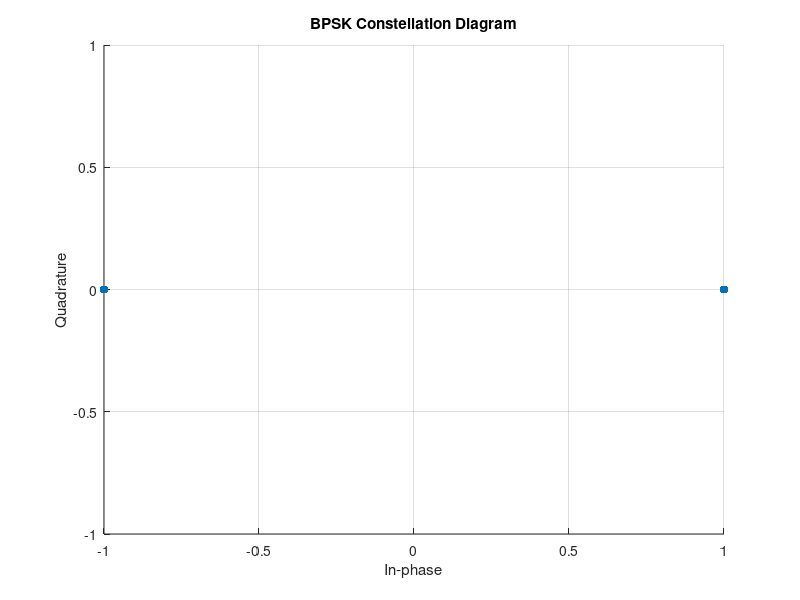
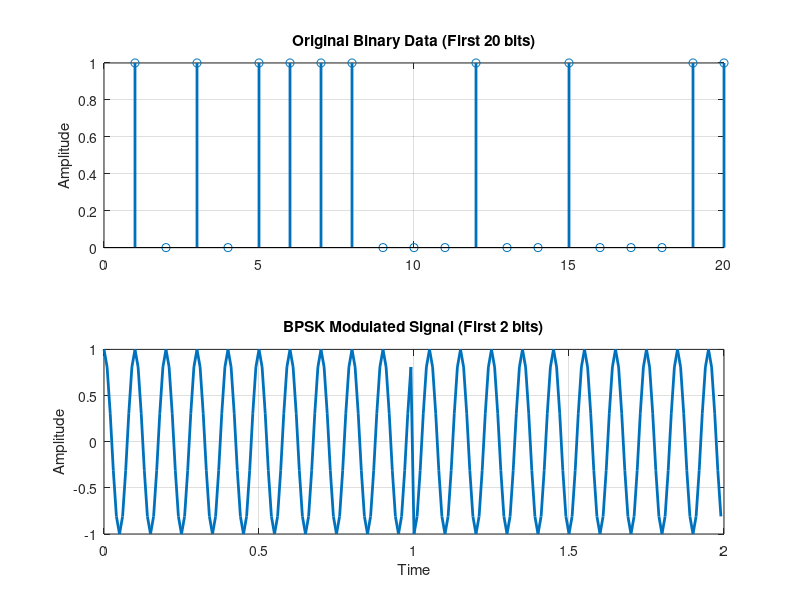
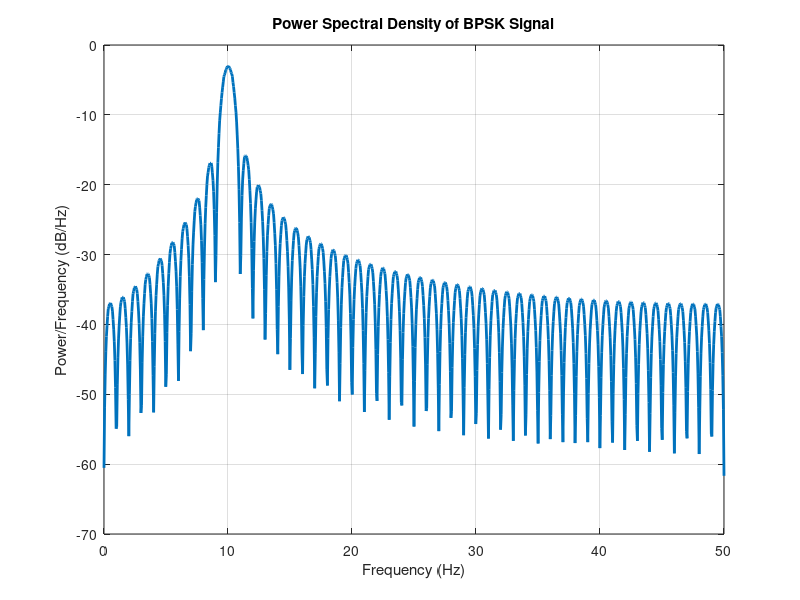
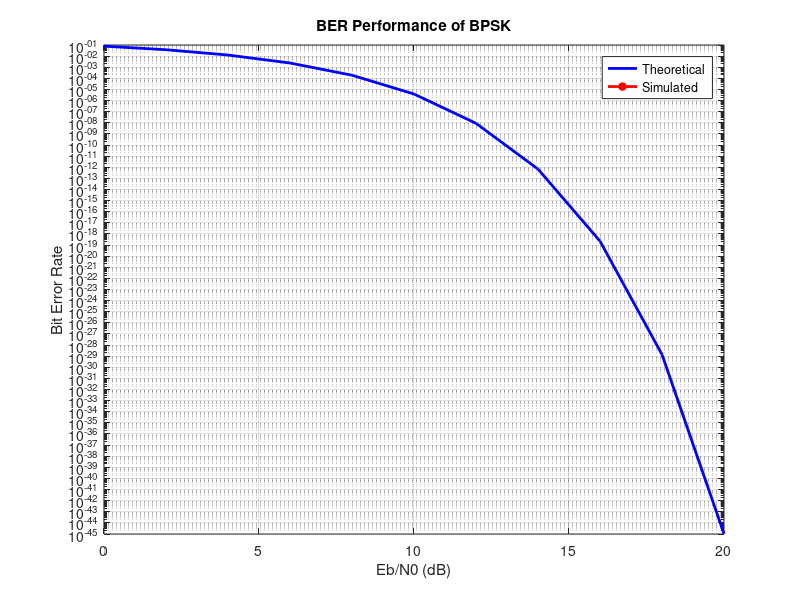

The MATLAB script that drew these images, in order:
% BPSK Modulation and Demodulation Simulation with BER Analysis
clear all;
close all;
clc;

% Simulation Parameters
N = 10000;          % Number of bits
Fs = 100;           % Sampling frequency
fc = 10;            % Carrier frequency
T = 1;              % Bit period
t = 0:1/Fs:T-1/Fs;  % Time vector for one bit
Eb = 1;             % Energy per bit

% Transmitter
% Generate random binary stream
data = randi([0 1], 1, N);

% Convert binary 0/1 to antipodal -1/+1
baseband_signal = 2*data - 1;

% Generate carrier signal
carrier = cos(2*pi*fc*t);

% Modulation
modulated_signal = [];
for i = 1:N
    modulated_bit = baseband_signal(i) * carrier;
    modulated_signal = [modulated_signal modulated_bit];
end

% Time vector for entire signal
t_total = 0:1/Fs:(N*T-1/Fs);

% Plotting
% Constellation Diagram
figure(1);
scatter(real(baseband_signal), imag(baseband_signal), 'filled');
title('BPSK Constellation Diagram');
xlabel('In-phase');
ylabel('Quadrature');
grid on;

% Baseband and Passband Signals
figure(2);
subplot(2,1,1);
stem(data(1:20), 'LineWidth', 2);
title('Original Binary Data (First 20 bits)');
ylabel('Amplitude');
grid on;

subplot(2,1,2);
plot(t_total(1:200), modulated_signal(1:200), 'LineWidth', 2);
title('BPSK Modulated Signal (First 2 bits)');
xlabel('Time');
ylabel('Amplitude');
grid on;

% Spectrum Analysis
figure(3);

[pxx, f] = pwelch(modulated_signal, [], [], [], Fs);
plot(f, 10*log10(pxx), 'LineWidth', 2);
title('Power Spectral Density of BPSK Signal');
xlabel('Frequency (Hz)');
ylabel('Power/Frequency (dB/Hz)');
grid on;


% BER Analysis
EbN0dB = 0:2:20;  % Eb/N0 range in dB
EbN0 = 10.^(EbN0dB/10);  % Convert to linear scale
BER_theoretical = qfunc(sqrt(2*EbN0));  % Theoretical BER
BER_simulated = zeros(size(EbN0));

for i = 1:length(EbN0)
    % Generate noise
    noise_variance = 1/(2*EbN0(i));
    noise = sqrt(noise_variance) * randn(size(modulated_signal));
    
    % Add noise to signal
    received_signal = modulated_signal + noise;
    
    % Demodulation (Coherent Detection)
    demodulated_signal = [];
    for j = 1:N
        bit_segment = received_signal((j-1)*length(t)+1:j*length(t));
        demodulated_bit = sum(bit_segment .* carrier) > 0;
        demodulated_signal = [demodulated_signal demodulated_bit];
    end
    
    % Calculate BER
    errors = sum(data ~= demodulated_signal);
    BER_simulated(i) = errors/N;
end

% Plot BER curves
figure(4);
semilogy(EbN0dB, BER_theoretical, 'b-', 'LineWidth', 2);
hold on;
semilogy(EbN0dB, BER_simulated, 'r*-', 'LineWidth', 2);
grid on;
title('BER Performance of BPSK');
xlabel('Eb/N0 (dB)');
ylabel('Bit Error Rate');
legend('Theoretical', 'Simulated');
